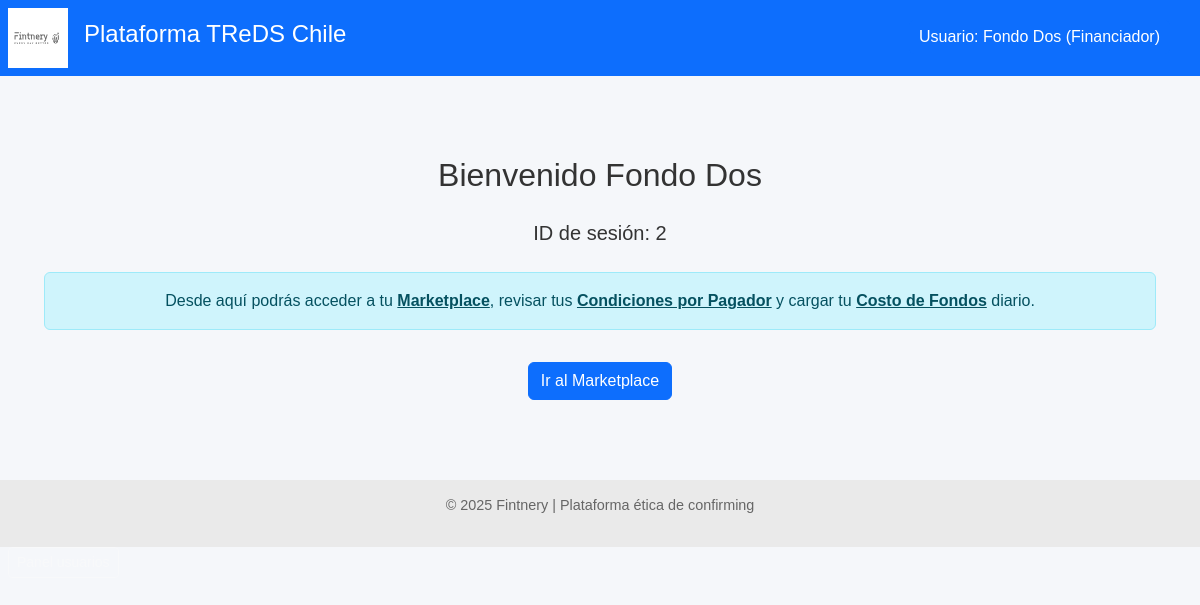
The page /financiador/inicio (signed in) on the database as committed earlier.
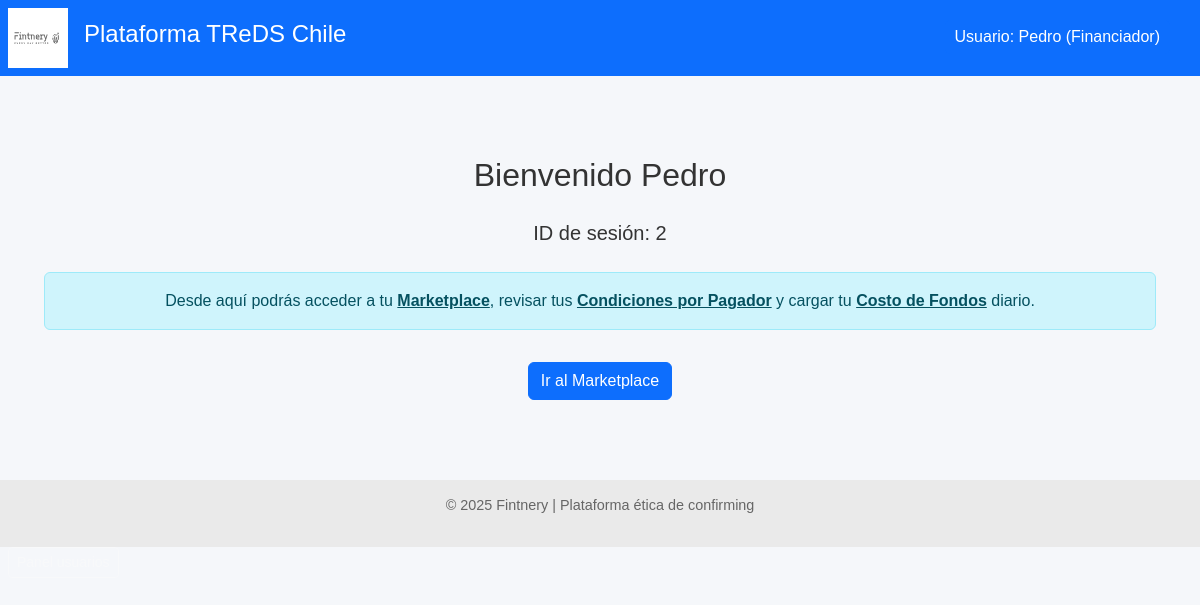
The same page on the database as committed later.
### models.py (models this page shows)
class Financiador(Base):
    __tablename__ = "financiadores"
    id = Column(Integer, primary_key=True, index=True)
    nombre = Column(String, nullable=False)
    usuario = Column(String, unique=True, index=True, nullable=False)
    clave_hash = Column(String, nullable=False)
    fondo_id = Column(Integer, ForeignKey("fondos.id"), nullable=False)
    fondo = relationship("Fondo", back_populates="financiadores")
    es_admin = Column(Boolean, default=False)
    costo_fondos_mensual = Column(Float, default=0.0)  # ← Explicita unidad mensual
    fecha_costo_fondos = Column(Date, default=None)    # ← Fecha de carga más reciente
    condiciones = relationship(
        "CondicionesPorPagador",
        back_populates="financiador",
        cascade="all, delete-orphan"
    )
    ofertas = relationship("OfertaFinanciamiento", back_populates="financiador")

### routers/financiador.py (the view)
@router.get("/inicio")
def inicio_financiador(request: Request, db: Session = Depends(get_db)):
    financiador_id = request.session.get("financiador_id")
    if not financiador_id:
        return RedirectResponse(url="/financiador/login", status_code=303)
    financiador = db.query(Financiador).get(financiador_id)
    nombre = financiador.nombre if financiador else "Desconocido"
    return templates.TemplateResponse("inicio_financiador.html", {
        "request": request,
        "financiador_id": financiador_id,
        "financiador_nombre": nombre
    })

### templates/inicio_financiador.html (shortened to what this page needs)
{% extends "base.html" %}
{% block content %}
<div class="container mt-5 text-center">
    <h2 class="mb-4">Bienvenido {{ financiador_nombre }}</h2>
    <p class="lead">ID de sesión: <strong>{{ financiador_id }}</strong></p>
    <div class="alert alert-info mt-4" role="alert">
        Desde aquí podrás acceder a tu <a href="/financiador/marketplace" class="alert-link">Marketplace</a>,
        revisar tus <a href="/financiador/condiciones" class="alert-link">Condiciones por Pagador</a> y
        cargar tu <a href="/financiador/costo-fondos" class="alert-link">Costo de Fondos</a> diario.
    </div>
    <a href="/financiador/marketplace" class="btn btn-primary mt-3">Ir al Marketplace</a>
</div>
{% endblock %}

### templates/base.html (shortened to what this page needs)
<!DOCTYPE html>
<html lang="es">
<head>
    <link href="https://cdn.jsdelivr.net/npm/bootstrap@5.3.0/dist/css/bootstrap.min.css" rel="stylesheet">
    <link rel="stylesheet" href="/static/styles.css">
</head>
<body>
    <header class="main-header d-flex align-items-center bg-primary text-white p-2">
        <img src="/static/LogoFIntneryWeb.svg" alt="Fintnery" class="logo me-3" style="height: 60px;">
        <h1 class="titulo-principal">Plataforma TReDS Chile</h1>
    </header>
    <main>
        {% block content %}{% endblock %}
    </main>
    <footer class="footer text-center mt-5">
        <p>&copy; 2025 Fintnery | Plataforma ética de confirming</p>
    </footer>
    {% if financiador_nombre or proveedor_nombre or pagador_nombre %}
    <div style="position: absolute; top: 20px; right: 30px; color: white; background-color: #0d6efd; padding: 5px 10px; border-radius: 5px;">
        Usuario:
        {% if financiador_nombre %}{{ financiador_nombre }} (Financiador){% endif %}
    </div>
    {% endif %}
    {% if request.session.get('es_admin') %}
    <a href="/financiador/usuarios" class="btn btn-sm btn-outline-light ms-2">Panel usuarios</a>
    {% endif %}
</body>
</html>

Rows that differ between the two databases and show on the page:
changed Financiador: nombre "Fondo Dos" → "Pedro"
